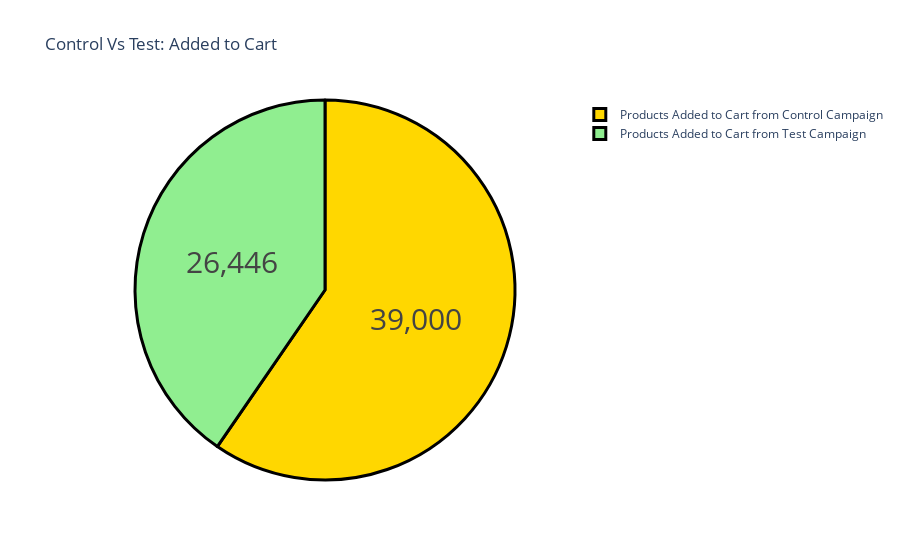

The code cell stored with this chart in its notebook:
### Code cell
label = ["Products Added to Cart from Control Campaign", 
         "Products Added to Cart from Test Campaign"]
counts = [sum(control_data["Added to Cart"]), 
          sum(test_data["Added to Cart"])]
colors = ['gold','lightgreen']
fig = go.Figure(data=[go.Pie(labels=label, values=counts)])
fig.update_layout(title_text='Control Vs Test: Added to Cart')
fig.update_traces(hoverinfo='label+percent', textinfo='value', 
                  textfont_size=30,
                  marker=dict(colors=colors, 
                              line=dict(color='black', width=3)))
fig.show()

### Figure 1 — Plotly figure (JSON) as saved in the notebook; plotly's stock layout.template omitted (floating-point values rounded to 4 significant figures)
{"data": [{"hoverinfo": "label+percent", "labels": ["Products Added to Cart from Control Campaign", "Products Added to Cart from Test Campaign"], "marker": {"colors": ["gold", "lightgreen"], "line": {"color": "black", "width": 3}}, "textfont": {"size": 30}, "textinfo": "value", "type": "pie", "values": [39000, 26446]}], "layout": {"title": {"text": "Control Vs Test: Added to Cart"}}}
